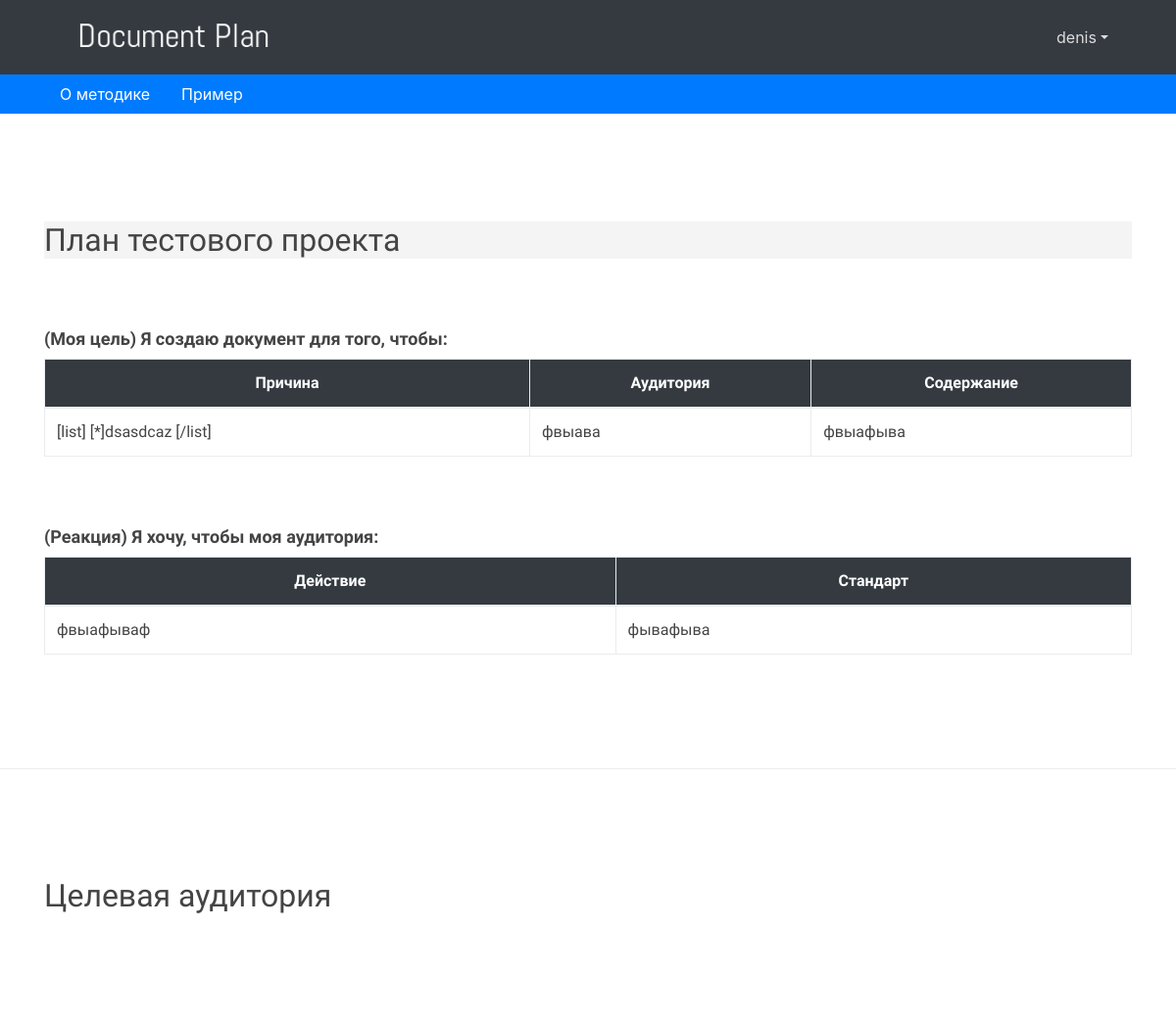
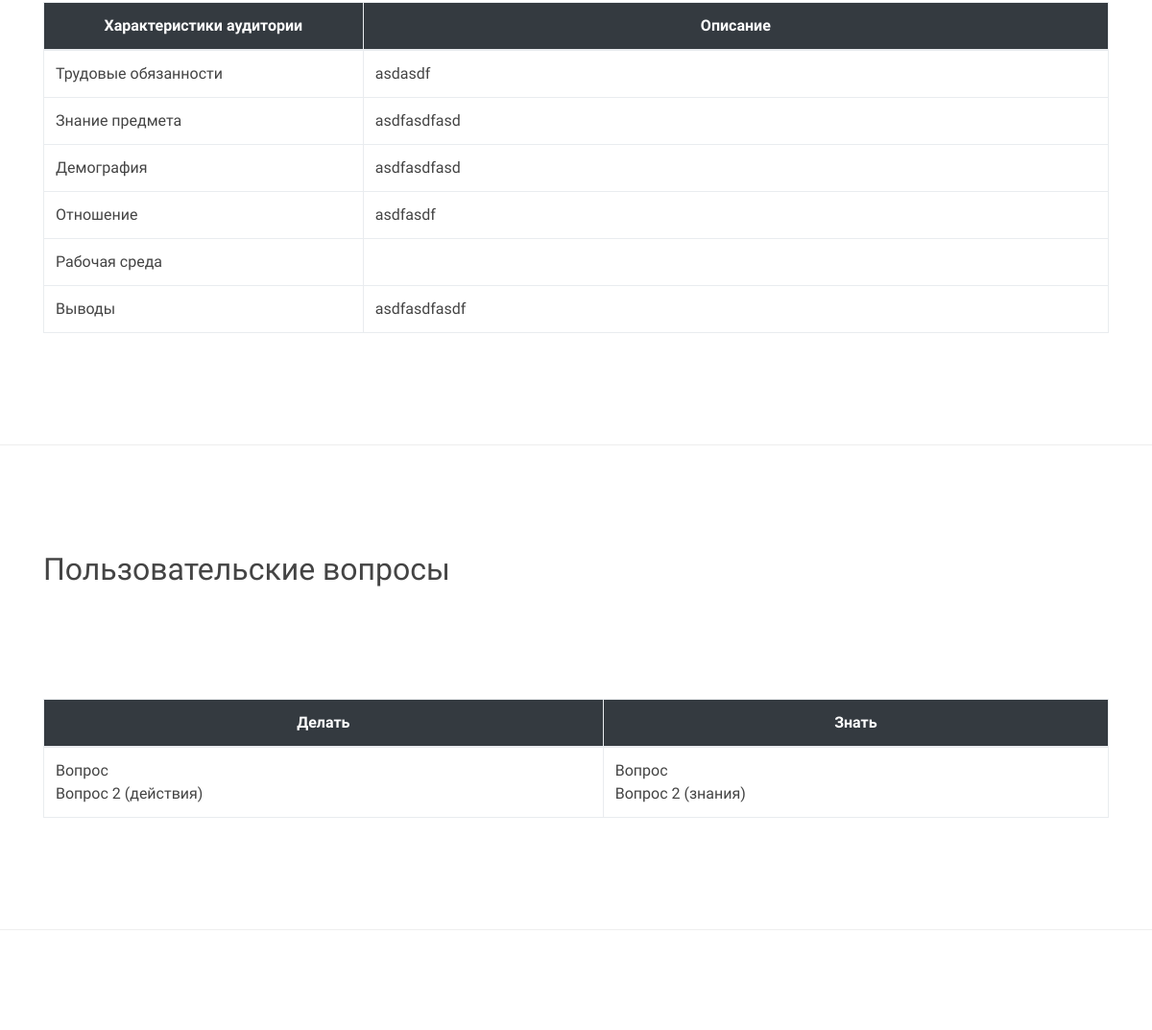
The app's page /docplan/1/edit/ (signed in, upper part), older data (2 pictures, top to bottom).
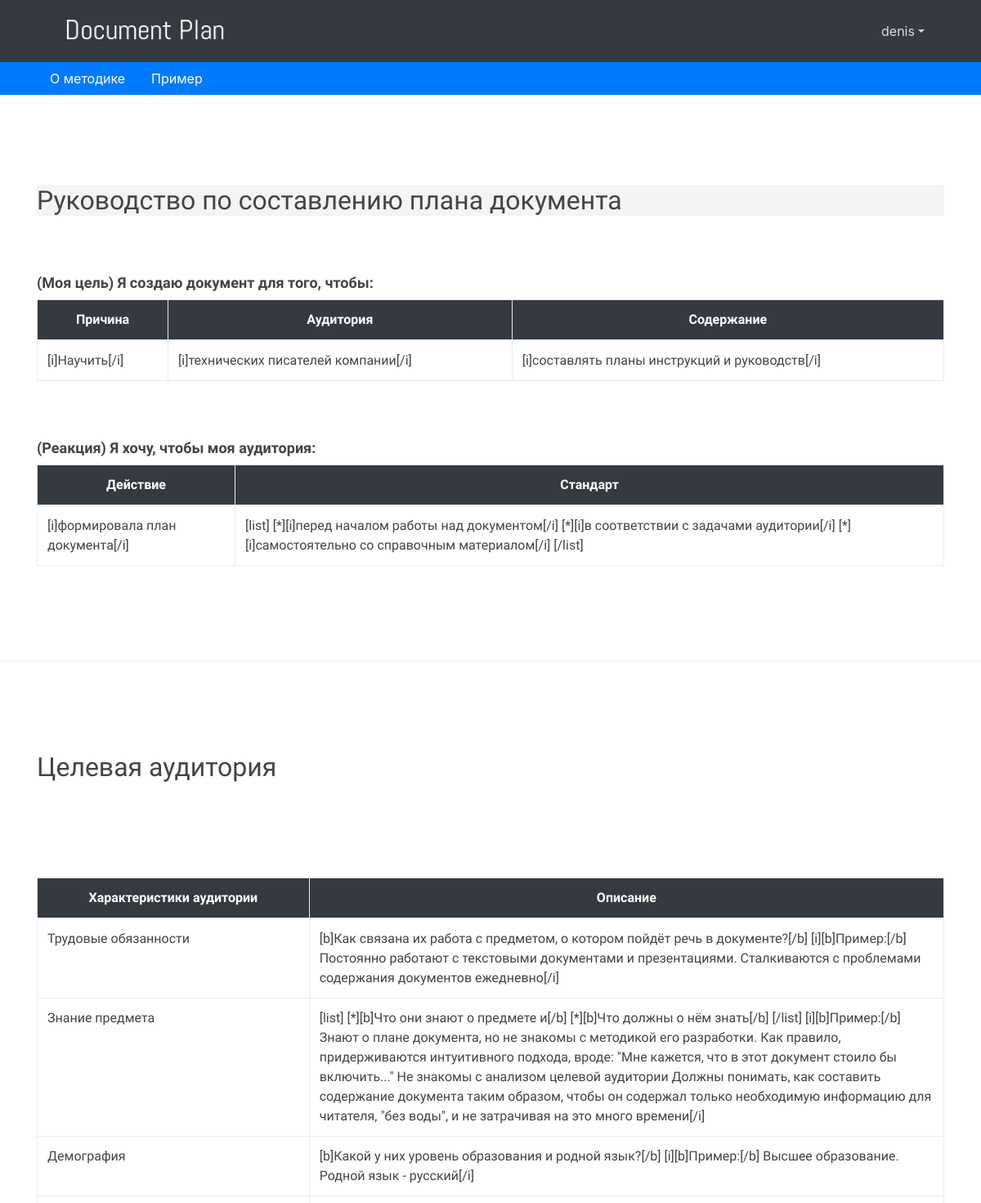
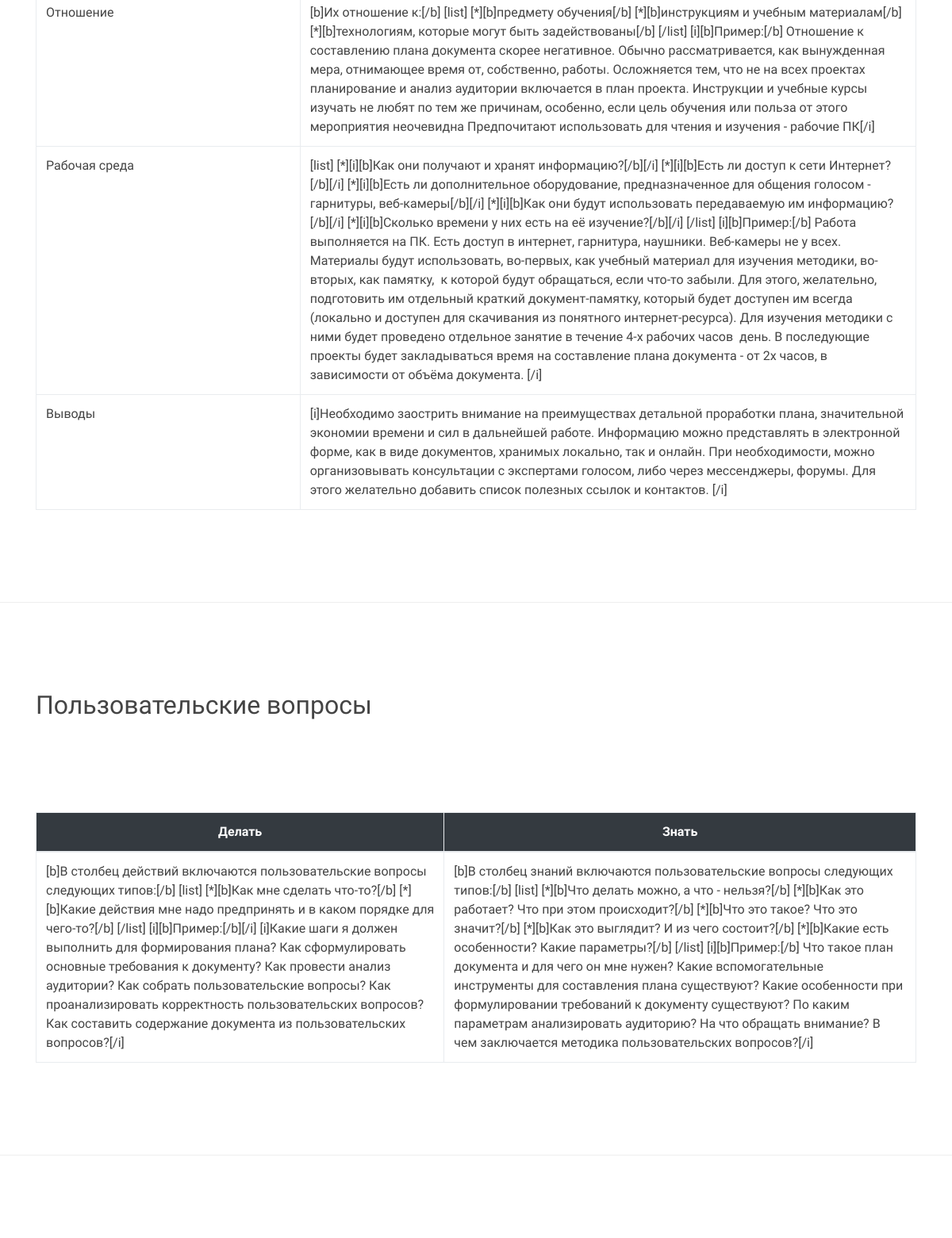
The same page, newer data (2 pictures, top to bottom).
### doc_plan/models.py (models this page shows, shortened)
class Project(models.Model):
    name = models.CharField(max_length=200, verbose_name=_("название проекта"))
    aim_action = models.TextField(blank=True, verbose_name=_("действие"))
    aim_auditory = models.TextField(blank=True, verbose_name=_("аудитория"))
    aim_content = models.TextField(blank=True, verbose_name=_("содержание"))
    reaction_action = models.TextField(blank=True, verbose_name=_("реакция"))
    reaction_standart = models.TextField(blank=True, verbose_name=_("стандарт"))
    auditory_duty = models.TextField(blank=True, verbose_name=_("обязанности"))
    auditory_knowledge = models.TextField(blank=True, verbose_name=_("знания"))
    auditory_demography = models.TextField(blank=True, verbose_name=_("демография"))
    auditory_relations = models.TextField(blank=True, verbose_name=_("отношения"))
    auditory_environment = models.TextField(blank=True, verbose_name=_("окружение"))
    auditory_resume = models.TextField(blank=True, verbose_name=_("выводы"))
    question_actions = models.TextField(blank=True, verbose_name=_("процедуры"))
    question_knowledges = models.TextField(blank=True, verbose_name=_("знания"))
    chapters = models.ManyToManyField("Chapter", blank=True, verbose_name=_("разделы"))
    created_at = models.DateField(auto_now_add=True)
    created_by = models.ForeignKey(User, on_delete=models.CASCADE)
    objects = PlanManager()
    def __str__(self):
        return self.name
    class Meta:
        verbose_name = _("проект")
        verbose_name_plural = _("проекты")
        ordering = ["-created_at"]

### doc_plan/views.py (the view, shortened to what this page needs)
# urls.py: path('<str:plan_id>/edit/', login_required(views.PlanEditView.as_view()), name='edit_plan'),
class PlanEditView(TemplateView):
    template_name = 'plan/plan_edit.html'
    default_plan_id = None
    sample_plan_id = 1
    def get_context_data(self, **kwargs):
        context = {
            'edit': True,
            'sample_plan_id': self.sample_plan_id,
            'sample_plan_url': reverse('view_plan', args=[self.sample_plan_id]),
            'about_method_url': reverse('plan_creation'),
        }
        if kwargs['plan_id'] == 'new':
            try:
                plan = Project.objects.get(id=self.default_plan_id)
            except Project.DoesNotExist:
                plan =  _('Название нового плана')
            context['plan'] = plan
        else:
            context = add_plan_data(self.request, context, kwargs['plan_id'])
        return context

### doc_plan/utils.py (called while the page is built)
def add_plan_data(request, context= {}, plan_id= None):
	if not plan_id:
		return context
	user = request.user
	try:
		plan = Project.objects.get(id = plan_id)
		context['plan'] = plan
		context['chapters'] = []
		for chapter in plan.chapters.all():
			context['chapters'].append(chapter)
	except Project.DoesNotExist:
		raise Http404
	return context

### doc_plan/templates/plan/plan_edit.html (shortened to what this page needs)
{% extends "base.html" %}
{% load static %}
{% load i18n %}
{% block content %}
{% include 'plan/actions_block_edit.html' %}
{% include 'plan/plan_data.html' %}
{% include 'plan/chapters_data.html' %}
{% endblock %}

### doc_plan/templates/plan/plan_data.html (shortened to what the changed rows need)
{% load static %}
{% load i18n %}
{% load bbcode_tags %}
 <section class="fdb-block">
    <div class="container">
     <div class="row">
        <div class="col text-left">
          {% if edit %}
            <h2 id="name" js-plan-id="{{plan.id}}" class="plan inline_editing" contenteditable="true">{{plan|bbcode|safe}}</h2>
          {% else %}
            <h2>{{plan|bbcode|safe}}</h2>
          {% endif %}
        </div>
      </div>
      <div class="row">
        <div class="col text-left">
          <table class="table table-bordered">
            <thead>
              <tr>
                <th>{% trans 'Причина' %}</th>
                <th>{% trans 'Аудитория' %}</th>
                <th>{% trans 'Содержание' %}</th>
              </tr>
            </thead>
            <tbody>
            {% if edit %}
              <tr>
                <td><div id="aim_action" class="plan inline_editing" contenteditable="true">{{plan.aim_action|bbcode|safe}}</div></td>
                <td><div id="aim_auditory" class="plan inline_editing" contenteditable="true">{{plan.aim_auditory|bbcode|safe}}</div></td>
                <td><div id="aim_content" class="plan inline_editing" contenteditable="true">{{plan.aim_content|bbcode|safe}}</div></td>
              </tr>
            {% else %}
              <tr>
                <td>{{plan.aim_action|bbcode|safe}}</td>
                <td>{{plan.aim_auditory|bbcode|safe}}</td>
                <td>{{plan.aim_content|bbcode|safe}}</td>
              </tr>
            {% endif %}
            </tbody>
          </table>
        </div>
      </div>
      <div class="row">
        <div class="col text-left">
          <table class="table table-bordered">
            <thead>
              <tr>
                <th>{% trans 'Действие' %}</th>
                <th>{% trans 'Стандарт' %}</th>
              </tr>
            </thead>
            <tbody>
              {% if edit %}
              <tr>
                <td><div id="reaction_action" class="plan inline_editing" contenteditable="true">{{plan.reaction_action|bbcode|safe}}</div></td>
                <td><div id="reaction_standart" class="plan inline_editing" contenteditable="true">{{plan.reaction_standart|bbcode|safe}}</div></td>
              </tr>
              {% else %}
              <tr>
                <td>{{plan.reaction_action|bbcode|safe}}</td>
                <td>{{plan.reaction_standart|bbcode|safe}}</td>
              </tr>
            {% endif %}
            </tbody>
          </table>
        </div>
      </div>
    </div>
  </section>
  <section class="fdb-block">
    <div class="container">
      <div class="row">
        <div class="col text-left">
          <h2>{% trans 'Целевая аудитория' %}</h2>
        </div>
      </div>
      <div class="row text-left">
        <div class="col-sm-12">
          <table class="table table-bordered">
            <thead>
              <tr>
                <th style="width:30%">{% trans 'Характеристики аудитории' %}</th>
                <th style="width:70%">{% trans 'Описание' %}</th>
              </tr>
            </thead>
            <tbody>
              <tr>
                {% if edit %}
                <td><div id="auditory_duty" class="plan inline_editing" contenteditable="true">{{plan.auditory_duty|bbcode|safe}}</div></td>
                {% else %}
                <td>{{plan.auditory_duty|bbcode|safe}}</td>
                {% endif %}
              </tr>
              <tr>
                {% if edit %}
                <td><div id="auditory_knowledge" class="plan inline_editing" contenteditable="true">{{plan.auditory_knowledge|bbcode|safe}}</div></td>
                {% else %}
                <td>{{plan.auditory_knowledge|bbcode|safe}}</td>
                {% endif %}
              </tr>
              <tr>
                {% if edit %}
                <td><div id="auditory_demography" class="plan inline_editing" contenteditable="true">{{plan.auditory_demography|bbcode|safe}}</div></td>
                {% else %}
                <td>{{plan.auditory_demography|bbcode|safe}}</td>
                {% endif %}
               </tr>
              <tr>
                {% if edit %}
                <td><div id="auditory_relations" class="plan inline_editing" contenteditable="true">{{plan.auditory_relations|bbcode|safe}}</div></td>
                {% else %}
                <td>{{plan.auditory_relations|bbcode|safe}}</td>
                {% endif %}
               </tr>
              <tr>
                <td>{% trans 'Рабочая среда' %}</td>
                {% if edit %}
                <td><div id="auditory_environment" class="plan inline_editing" contenteditable="true">{{plan.auditory_environment|bbcode|safe}}</div></td>
                {% else %}
                <td>{{plan.auditory_environment|bbcode|safe}}</td>
                {% endif %}
                </tr>
              <tr>
                {% if edit %}
                <td><div id="auditory_resume" class="plan inline_editing" contenteditable="true">{{plan.auditory_resume|bbcode|safe}}</div></td>
                {% else %}
                <td>{{plan.auditory_resume|bbcode|safe}}</td>
                {% endif %}
               </tr>
            </tbody>
          </table>
        </div>
      </div>
    </div>
  </section>
  <section class="fdb-block">
    <div class="container">
      <div class="row">
        <div class="col text-left">
          <h2>{% trans 'Пользовательские вопросы' %}</h2>
        </div>
      </div>
      <div class="row text-left">
        <div class="col-sm-12">
          <table class="table table-bordered">
            <thead>
              <tr>
                <th>{% trans 'Делать' %}</th>
                <th>{% trans 'Знать' %}</th>
              </tr>
            </thead>
            <tbody>
              <tr>
                {% if edit %}
                <td><div id="question_actions" class="plan inline_editing" contenteditable="true">{{plan.question_actions|bbcode|safe}}</div></td>
                <td><div id="question_knowledges" class="plan inline_editing" contenteditable="true">{{plan.question_knowledges|bbcode|safe}}</div></td>
                {% else %}
                <td>{{plan.question_actions|bbcode|safe}}</td>
                <td>{{plan.question_knowledges|bbcode|safe}}</td>
                {% endif %}
              </tr>
            </tbody>
          </table>
        </div>
      </div>
    </div>
  </section>

Row changes from the older to the newer data that the page shows:
changed Project: name "План тестового проекта" → "Руководство по составлению плана документа"; aim_action|bbcode "[list] [*]dsasdcaz [/list]" → "[i]Научить[/i]"; aim_auditory|bbcode "фвыава" → "[i]технических писателей компании[/i]"; aim_content|bbcode "фвыафыва" → "[i]составлять планы инструкций и руководств[/i]"; reaction_action|bbcode "фвыафываф" → "[i]формировала план документа[/i]"; reaction_standart|bbcode "фывафыва" → "[list] [*][i]перед началом работы над документом[/i] [*][i]в соответствии с задачами аудитории[/i] [*][i]самостоятельно со справочным материалом[/i] [/list]"; auditory_duty|bbcode "asdasdf" → "[b]Как связана их работа с предметом, о котором пойдёт речь в документе?[/b] [i][b]Пример:[/b] Постоянно работают с текстовыми документами и презентациями. Сталкиваются с проблемами содержания документов ежедневно[/i]"; auditory_knowledge|bbcode "asdfasdfasd" → "[list] [*][b]Что они знают о предмете и[/b] [*][b]Что должны о нём знать[/b] [/list] [i][b]Пример:[/b] Знают о плане документа, но не знакомы с методикой его разработки. Как правило, придерживаются интуитивного подхода, вроде: \"Мне кажется, что в этот документ стоило бы включить...\" Не знакомы с анализом целевой аудитории Должны понимать, как составить содержание документа таким образом, чтобы он содержал только необходимую информацию для читателя, \"без воды\", и не затрачивая на это много времени[/i]"; auditory_demography|bbcode "asdfasdfasd" → "[b]Какой у них уровень образования и родной язык?[/b] [i][b]Пример:[/b] Высшее образование. Родной язык - русский[/i]"; auditory_relations|bbcode "asdfasdf" → "[b]Их отношение к:[/b] [list] [*][b]предмету обучения[/b] [*][b]инструкциям и учебным материалам[/b] [*][b]технологиям, которые могут быть задействованы[/b] [/list] [i][b]Пример:[/b] Отношение к составлению плана документа скорее негативное. Обычно рассматривается, как вынужденная мера, отнимающее время от, собственно, работы. Осложняется тем, что не на всех проектах планирование и анализ аудитории включается в план проекта. Инструкции и учебные курсы изучать не любят по тем же причинам, особенно, если цель обучения или польза от этого мероприятия неочевидна Предпочитают использовать для чтения и изучения - рабочие ПК[/i]"; auditory_environment|bbcode (not shown) → "[list] [*][i][b]Как они получают и хранят информацию?[/b][/i] [*][i][b]Есть ли доступ к сети Интернет?[/b][/i] [*][i][b]Есть ли дополнительное оборудование, предназначенное для общения голосом - гарнитуры, веб-камеры[/b][/i] [*][i][b]Как они будут использовать передаваемую им информацию?[/b][/i] [*][i][b]Сколько времени у них есть на её изучение?[/b][/i] [/list] [i][b]Пример:[/b] Работа выполняется на ПК. Есть доступ в интернет, гарнитура, наушники. Веб-камеры не у всех. Материалы будут использовать, во-первых, как учебный материал для изучения методики, во-вторых, как памятку, к которой будут обращаться, если что-то забыли. Для этого, желательно, подготовить им отдельный краткий…"; auditory_resume|bbcode "asdfasdfasdf" → "[i]Необходимо заострить внимание на преимуществах детальной проработки плана, значительной экономии времени и сил в дальнейшей работе. Информацию можно представлять в электронной форме, как в виде документов, хранимых локально, так и онлайн. При необходимости, можно организовывать консультации с экспертами голосом, либо через мессенджеры, форумы. Для этого желательно добавить список полезных ссылок и контактов. [/i]"; question_actions|bbcode "Вопрос Вопрос 2 (действия)" → "[b]В столбец действий включаются пользовательские вопросы следующих типов:[/b] [list] [*][b]Как мне сделать что-то?[/b] [*][b]Какие действия мне надо предпринять и в каком порядке для чего-то?[/b] [/list] [i][b]Пример:[/b][/i] [i]Какие шаги я должен выполнить для формирования плана? Как сформулировать основные требования к документу? Как провести анализ аудитории? Как собрать пользовательские вопросы? Как проанализировать корректность пользовательских вопросов? Как составить содержание документа из пользовательских вопросов?[/i]"; question_knowledges|bbcode "Вопрос Вопрос 2 (знания)" → "[b]В столбец знаний включаются пользовательские вопросы следующих типов:[/b] [list] [*][b]Что делать можно, а что - нельзя?[/b] [*][b]Как это работает? Что при этом происходит?[/b] [*][b]Что это такое? Что это значит?[/b] [*][b]Как это выглядит? И из чего состоит?[/b] [*][b]Какие есть особенности? Какие параметры?[/b] [/list] [i][b]Пример:[/b] Что такое план документа и для чего он мне нужен? Какие вспомогательные инструменты для составления плана существуют? Какие особенности при формулировании требований к документу существуют? По каким параметрам анализировать аудиторию? На что обращать внимание? В чем заключается методика пользовательских вопросов?[/i]"
